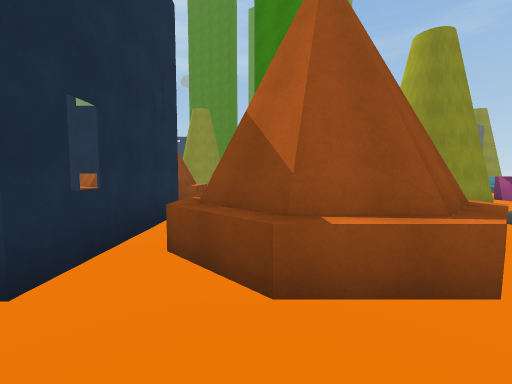
[1] (above)

24 first-person views from a walk through a scene from a Unity 3-D project. The camera is 1.5 m above the floor, tilts 4° down and sees 90° across. The floor is counted in squares, 2 m on a side. Each view is taken from the middle of a square. On the plan, view 1 faces up. The plan holds only what a view shows up to about 9 squares ahead; the rest is blank. The place goes on beyond the plan. Surface patterns are stand-ins for the level's own textures.

[2]
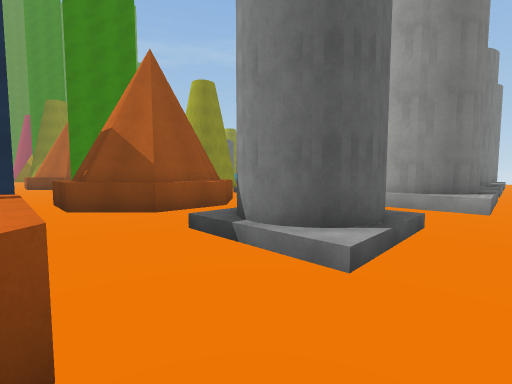

[3]
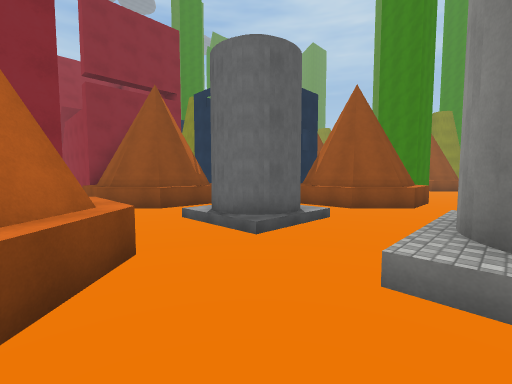

[4]
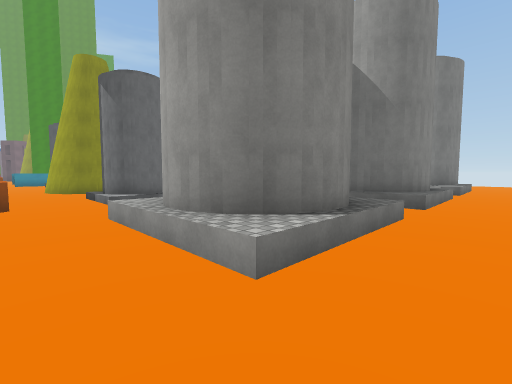

[5]
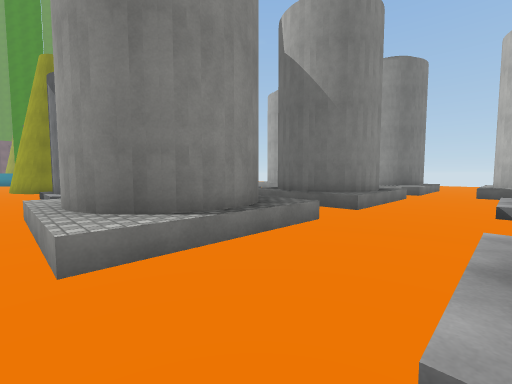

[6]
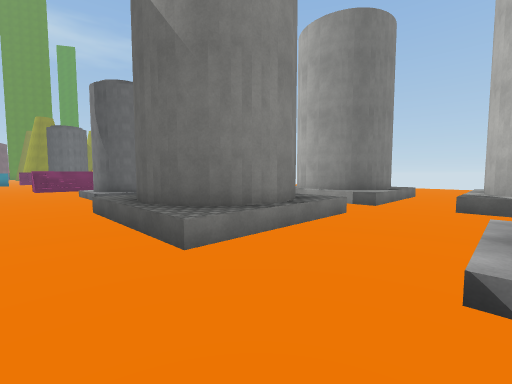

[7]
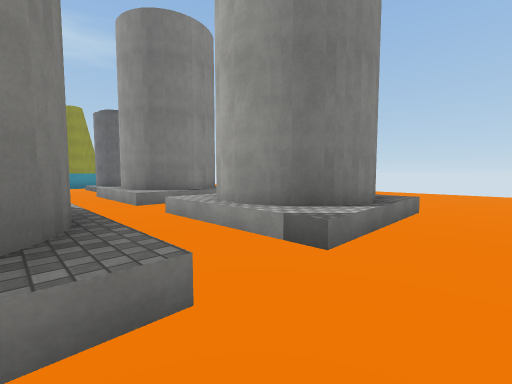

[8]
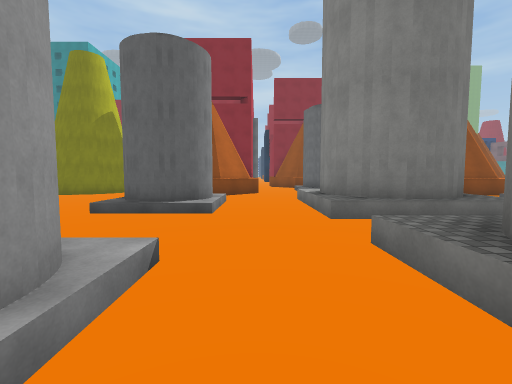

[9]
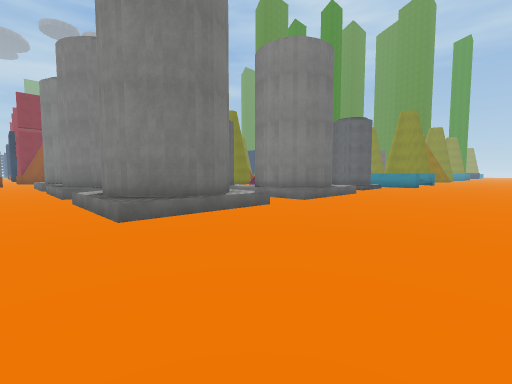

[10]
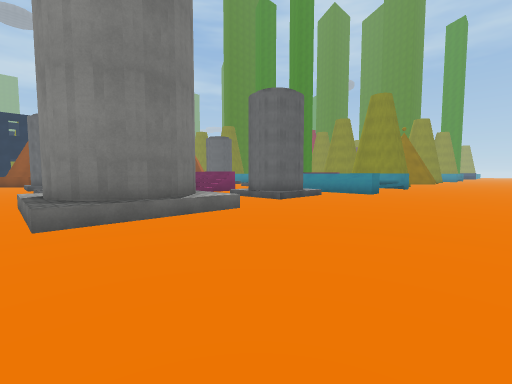

[11]
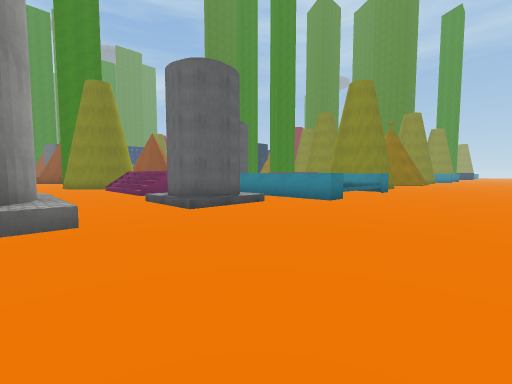

[12]
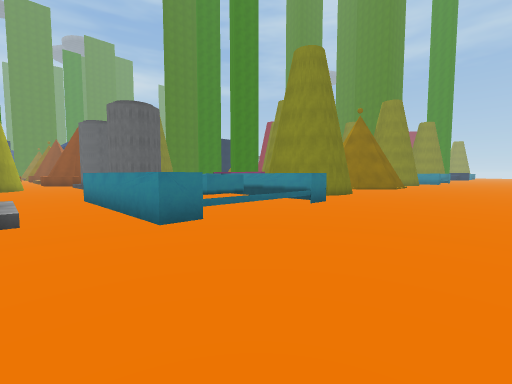

[13]
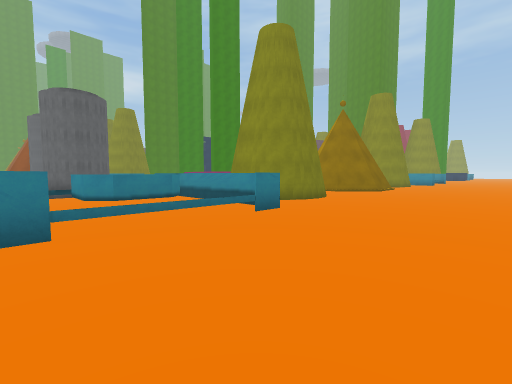

[14]
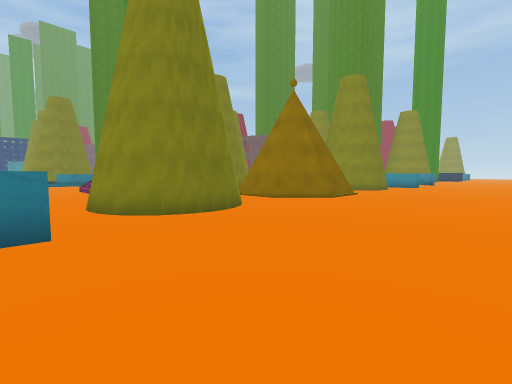

[15]
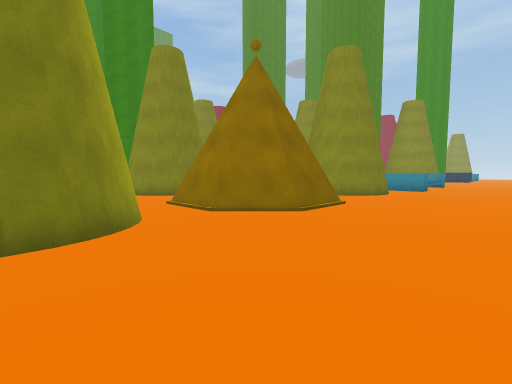

[16]
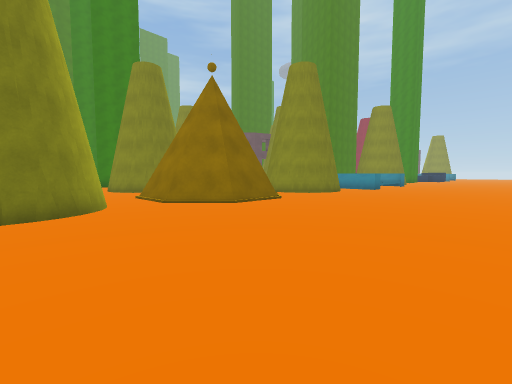

[17]
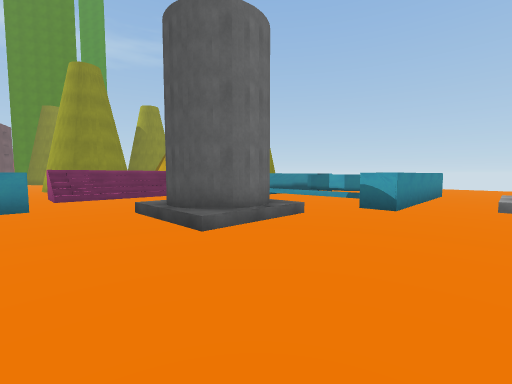

[18]
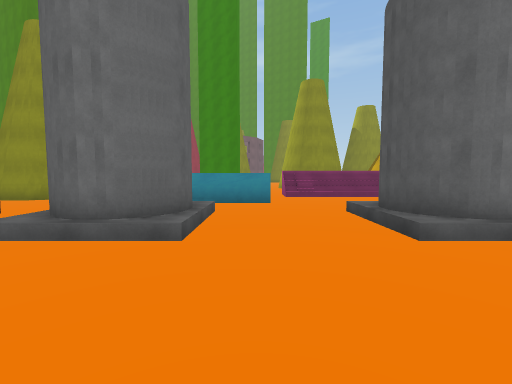

[19]
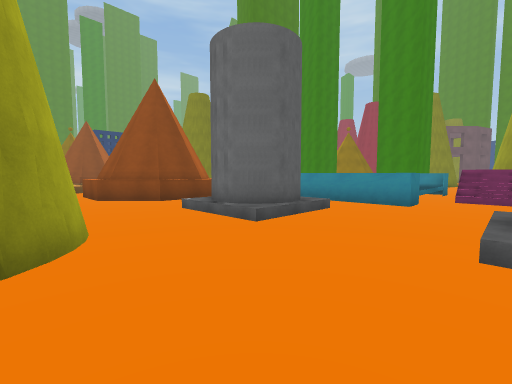

[20]
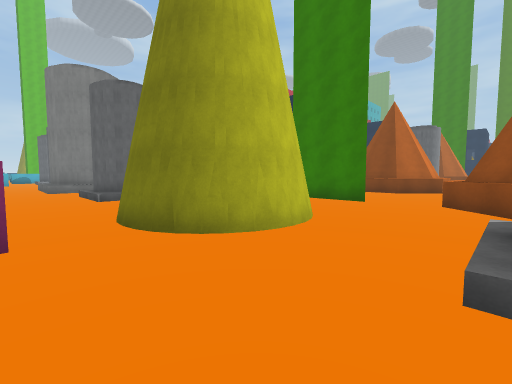

[21]
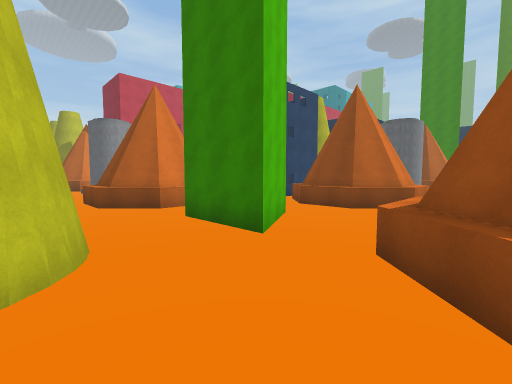

[22]
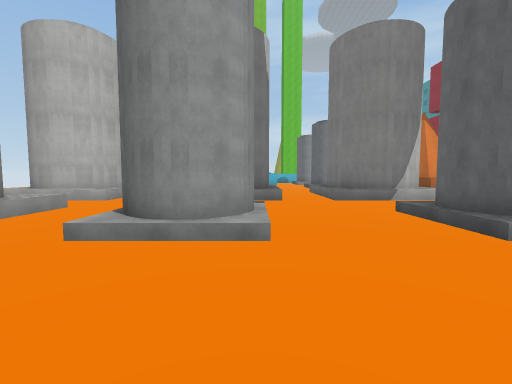

[23]
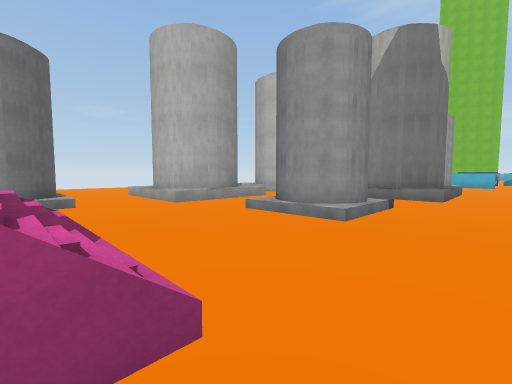

[24]
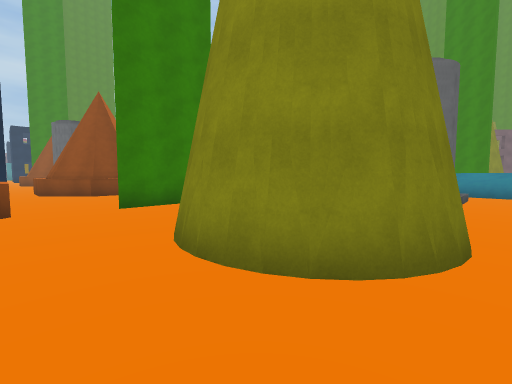

### Floor plan
Key: @ floor where view 1 was taken; # wall or solid block; . floor; / step, stairs or slope; = window, fence, low wall or low ledge; ^ raised ledge.
Columns run from 6 left of view 1 to 23 right of it. Each row starts with its distance up from view 1.
 29                          .....
 28                        #......
 27                        .......
 26                         ......
 25                         #.....
 24                         #.....
 23                   #.   ##.....
 22                   ...###......
 21               #.    ..........
 20               =.      ##......
 19               ^#///   ##......
 18        ##     =...... ##.....
 17        ..  ^^^#..............
 16         ^.   ....   #####....
 15         #^.  /../   =^ ^=....
 14         ##./#/../# .=^.^=....
 13         #^.///..///.=^^^=....
 12       ^#^...........#^^^#....
 11  ^#^.........................
 10    #^...#..###.......///.....
  9    ##.###..###./////  #/.....
  8 ^###^...#..###.......///.....
  7  ^#^.........................
  6   ###.^#^....................
  5     #^  #^./ /..///..###.....
  4     ##  ##./#/../#/..# #.....
  3     #^###^.///../  ..###.....
  2     #.^#^....................
  1     .............  ..........
  0    #^.@//..###..## ..###.....
 -1    ##./#/..# #..# #..# #.....
 -2    #^.///..###..###..###.....
 -3   #^..........................
 -4       ^#^.....................
 -5         #^.///..///..##
 -6             ##..##

Where each view was taken, in squares from view 1:
view 1: 0 up, 0 right, facing up
view 2: 3 down, 2 left, facing up-right
view 3: 5 down, 5 right, facing up-left
view 4: 4 down, 3 right, facing up-right
view 5: 5 down, 4 right, facing up-right
view 6: 5 down, 8 right, facing up-right
view 7: 4 down, 12 right, facing up-right
view 8: 4 down, 12 right, facing left
view 9: 4 down, 22 right, facing up-left
view 10: 2 up, 22 right, facing up-left
view 11: 5 up, 22 right, facing up-left
view 12: 10 up, 22 right, facing up-left
view 13: 12 up, 22 right, facing up-left
view 14: 16 up, 22 right, facing up-left
view 15: 19 up, 21 right, facing up-left
view 16: 19 up, 23 right, facing up-left
view 17: 10 up, 8 right, facing up-right
view 18: 10 up, 8 right, facing up
view 19: 10 up, 10 right, facing up-left
view 20: 13 up, 9 right, facing down-left
view 21: 13 up, 5 right, facing down-left
view 22: 8 up, 10 right, facing down
view 23: 9 up, 8 right, facing down-right
view 24: 6 up, 8 right, facing up-left
